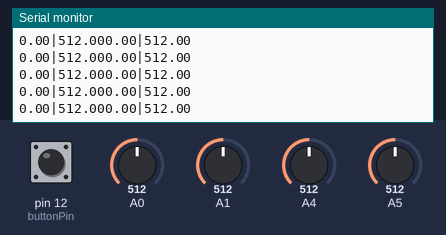
Simulated run of this sketch. Board: Arduino Uno, built with avr-gcc and run on an emulated ATmega328P. Shown: the last lines printed to the serial monitor. The test bench sets the inputs (shaded band); at power-on: A0 = 512, A1 = 512, A5 = 512, pin 12 (buttonPin) LOW, A4 = 512.

Above: at 1.2 s.
1.3 s: A0 set to 716
At 1.8 s:
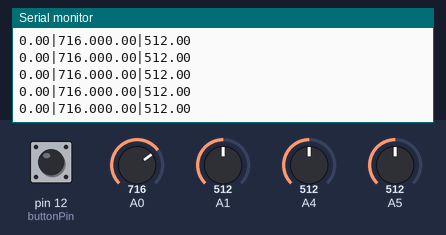
4.3 s: A1 set to 538
At 5.3 s:
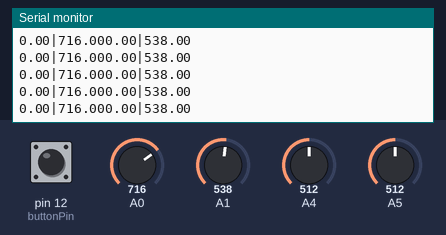
7.3 s: A5 set to 30
10.3 s: pin 12 (buttonPin) pulled HIGH for 0.15 s
Timing chart, 0 to 10.7 s (numbered marks = the images above; inputs shaded):
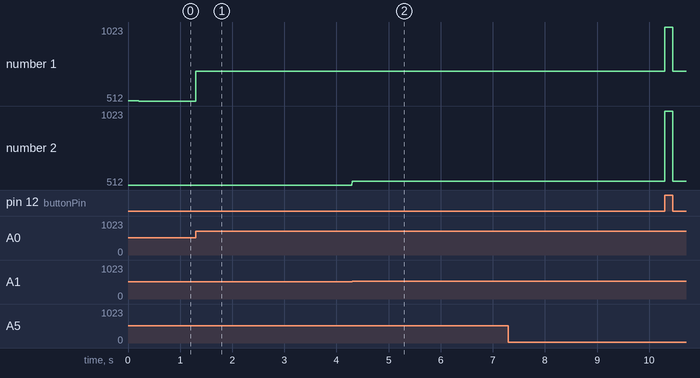

Measured:
- after the input at 1.3 s, the serial monitor: prints a new line at once (image 1)
- after the input at 4.3 s, the serial monitor: prints a new line at once (image 2)
- plotted number 1: 512 → 716 after the input at 1.3 s
- plotted number 2: 512 → 538 after the input at 4.3 s

The sketch:

Poeira_TumTa_Graph_Debounce_0_0_2.ino
```cpp
float valor[2] = {0,0};
float valorMedio[2] = {0,0};
float valorAnterior[2] = {0,0};
float variacao[2] = {0,0};
float variacaoAnterior[2] = {0,0};
float variacaoDaVariacao[2] = {0,0};
long lastDebounceTime[2] = {0,0};
boolean estadoParado[2] = {false,false};

int buttonPin = 12;

void setup() {
  // initialize the serial communication:
  Serial.begin(57600);
  pinMode(buttonPin, INPUT);
}

void loop() {
  // send the value of analog input 0:

  float foiPico[2] = {0,0};

  float potValor = analogRead(A5);
  float potValor2 = analogRead(A4);

  float limiteVarDeVar = map(potValor, 0, 1023, 0, 15);
  float tamanhoJanela = map(potValor2, 0, 1023, 0, 400);

  //TUM
  valorAnterior[0] = valor[0];
  valor[0] = analogRead(A0);

  variacaoAnterior[0] = variacao[0];
  variacao[0] = valor[0] - valorAnterior[0];

  variacaoDaVariacao[0] = variacao[0] - variacaoAnterior[0];
//define a pisada quando a segunda derivada passar de um limite
  if(variacaoDaVariacao[0] > limiteVarDeVar){
    lastDebounceTime[0] = millis();
  }
//define a pisada quando a derivada passar de um limite
//  if(variacao[0] > limiteVarDeVar){
//    lastDebounceTime[0] = millis();
//  }

  if ((millis() - lastDebounceTime[0]) > tamanhoJanela) {
    estadoParado[0] = false;
    // Nao encontrou um pico
  }
  else {
    estadoParado[0] = true;
    // Encontrou um pico
  }

  if (estadoParado[0]) {
    //valor = 0;
    foiPico[0] = 512;
  } else {
    foiPico[0] = 0;
  }


//TA
  valorAnterior[1] = valor[1];
  valor[1] = analogRead(A1);

  variacaoAnterior[1] = variacao[1];
  variacao[1] = valor[1] - valorAnterior[1];

  variacaoDaVariacao[1] = variacao[1] - variacaoAnterior[1];

//define a pisada quando a segunda derivada passar de um limite
  if(variacaoDaVariacao[1] > limiteVarDeVar){
    lastDebounceTime[1] = millis();
  }

//define a pisada quando a derivada passar de um limite
//  if(variacao[1] > limiteVarDeVar){
//    lastDebounceTime[1] = millis();
//  }

  if ((millis() - lastDebounceTime[1]) > tamanhoJanela) {
    estadoParado[1] = false;
    // Nao encontrou um pico
  }
  else {
    estadoParado[1] = true;
    // Encontrou um pico
  }

  if (estadoParado[1]) {
    //valor = 0;
    foiPico[1] = 512;
  } else {
    foiPico[1] = 0;
  }


//BUTAO
  if(digitalRead(buttonPin)){
    valor[0] = 1023;
    valor[1] = 1023;
  }


//  Serial.print(potValor);
//  Serial.print('|');
//  Serial.print(potValor2);
//  Serial.print('|');

  Serial.print(foiPico[0]);
  Serial.print('|');
  Serial.print(valor[0]);
  //Serial.print(valor[0]);
  //Serial.print('|');
  //Serial.print(variacao[0]);
  //Serial.print('|');
  //Serial.println(variacaoDaVariacao[0]);


  Serial.print(foiPico[1]);
  Serial.print('|');
  Serial.println(valor[1]);
//  Serial.print('|');
//  Serial.println(variacao[1]);


  // wait a bit for the analog-to-digital converter
  // to stabilize after the last reading:
  delay(2);
}
```
